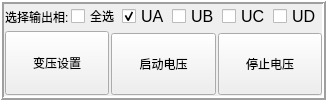
          <widget class="QFrame" name="frame_2">
           <property name="frameShape">
            <enum>QFrame::Box</enum>
           </property>
           <property name="frameShadow">
            <enum>QFrame::Raised</enum>
           </property>
           <property name="lineWidth">
            <number>2</number>
           </property>
           <layout class="QGridLayout" name="gridLayout">
            <property name="leftMargin">
             <number>1</number>
            </property>
            <property name="topMargin">
             <number>0</number>
            </property>
            <property name="rightMargin">
             <number>0</number>
            </property>
            <property name="bottomMargin">
             <number>1</number>
            </property>
            <property name="spacing">
             <number>2</number>
            </property>
            <item row="3" column="2">
             <widget class="QPushButton" name="stop_out">
              <property name="sizePolicy">
               <sizepolicy hsizetype="Expanding" vsizetype="Expanding">
                <horstretch>0</horstretch>
                <verstretch>0</verstretch>
               </sizepolicy>
              </property>
              <property name="toolTip">
               <string>停止当前电压输出。</string>
              </property>
              <property name="text">
               <string>停止电压</string>
              </property>
             </widget>
            </item>
            <item row="0" column="0" colspan="3">
             <layout class="QHBoxLayout" name="horizontalLayout" stretch="1,1,1,1,1,0">
              <property name="spacing">
               <number>2</number>
              </property>
              <item>
               <widget class="QLabel" name="label_3">
                <property name="text">
                 <string>选择输出相:</string>
                </property>
               </widget>
              </item>
              <item>
               <widget class="QCheckBox" name="u_all">
                <property name="layoutDirection">
                 <enum>Qt::LeftToRight</enum>
                </property>
                <property name="text">
                 <string>全选</string>
                </property>
               </widget>
              </item>
              <item>
               <widget class="QCheckBox" name="ua">
                <property name="font">
                 <font>
                  <pointsize>12</pointsize>
                 </font>
                </property>
                <property name="layoutDirection">
                 <enum>Qt::LeftToRight</enum>
                </property>
                <property name="text">
                 <string>UA</string>
                </property>
                <property name="checked">
                 <bool>true</bool>
                </property>
               </widget>
              </item>
              <item>
               <widget class="QCheckBox" name="ub">
                <property name="font">
                 <font>
                  <pointsize>12</pointsize>
                 </font>
                </property>
                <property name="text">
                 <string>UB</string>
                </property>
               </widget>
              </item>
              <item>
               <widget class="QCheckBox" name="uc">
                <property name="font">
                 <font>
                  <pointsize>12</pointsize>
                 </font>
                </property>
                <property name="text">
                 <string>UC</string>
                </property>
               </widget>
              </item>
              <item>
               <widget class="QCheckBox" name="ud">
                <property name="font">
                 <font>
                  <pointsize>12</pointsize>
                 </font>
                </property>
                <property name="text">
                 <string>UD</string>
                </property>
               </widget>
              </item>
             </layout>
            </item>
            <item row="2" column="0" rowspan="2">
             <widget class="QPushButton" name="change_set">
              <property name="sizePolicy">
               <sizepolicy hsizetype="Expanding" vsizetype="Expanding">
                <horstretch>0</horstretch>
                <verstretch>0</verstretch>
               </sizepolicy>
              </property>
              <property name="toolTip">
               <string>启动电压，输出值以电压设置值为准</string>
              </property>
              <property name="text">
               <string>变压设置</string>
              </property>
             </widget>
            </item>
            <item row="3" column="1">
             <widget class="QPushButton" name="start_out">
              <property name="sizePolicy">
               <sizepolicy hsizetype="Expanding" vsizetype="Expanding">
                <horstretch>0</horstretch>
                <verstretch>0</verstretch>
               </sizepolicy>
              </property>
              <property name="toolTip">
               <string>启动电压，输出值以电压设置值为准</string>
              </property>
              <property name="text">
               <string>启动电压</string>
              </property>
             </widget>
            </item>
           </layout>
          </widget>
